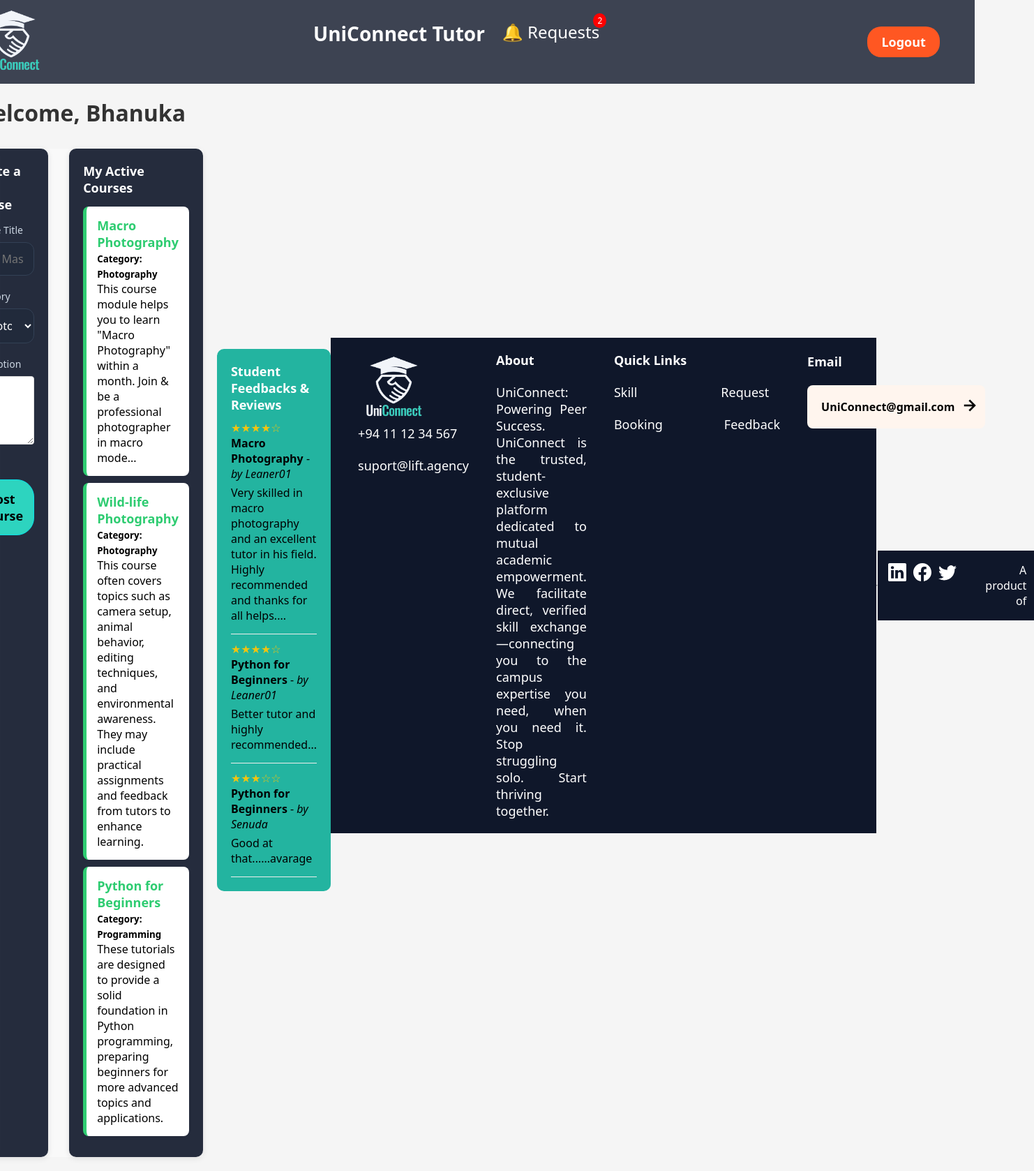
The app's page /tutor_dashboard.php (signed in) with its own data.
### tables this page shows
CREATE TABLE `courses` (
  `course_id` int(11) NOT NULL,
  `tutor_id` int(11) DEFAULT NULL,
  `category_id` int(11) DEFAULT NULL,
  `title` varchar(255) NOT NULL,
  `description` text DEFAULT NULL
);

CREATE TABLE `categories` (
  `category_id` int(11) NOT NULL,
  `category_name` varchar(100) NOT NULL
);

CREATE TABLE `reviews` (
  `review_id` int(11) NOT NULL,
  `course_id` int(11) DEFAULT NULL,
  `learner_id` int(11) DEFAULT NULL,
  `rating` int(11) DEFAULT NULL CHECK (`rating` between 1 and 5),
  `comment` text DEFAULT NULL,
  `created_at` timestamp NOT NULL DEFAULT current_timestamp()
);

CREATE TABLE `users` (
  `user_id` int(11) NOT NULL,
  `username` varchar(50) NOT NULL,
  `email` varchar(100) NOT NULL,
  `password` varchar(255) NOT NULL,
  `role` enum('admin','tutor','learner') NOT NULL,
  `created_at` timestamp NOT NULL DEFAULT current_timestamp(),
  `mobile_number` varchar(12) DEFAULT NULL
);

### tutor_dashboard.php (the view, shortened to what this page needs)
<?php
include 'config/db.php';
$tutor_id = $_SESSION['user_id'];
$categories = mysqli_query($conn, "SELECT * FROM categories");
$my_courses = mysqli_query($conn, "SELECT c.*, cat.category_name FROM courses c
                                   JOIN categories cat ON c.category_id = cat.category_id
                                   WHERE c.tutor_id = $tutor_id");
$notif_query = mysqli_query($conn, "SELECT COUNT(*) as unread FROM requests r
                                    JOIN courses c ON r.course_id = c.course_id
                                    WHERE c.tutor_id = $tutor_id AND r.is_read_tutor = 0");
$notif_data = mysqli_fetch_assoc($notif_query);
$unread_count = $notif_data['unread'];
?>
<!DOCTYPE html>
<html lang="en">
<head>
    <link rel="stylesheet" href="assets/style.css">
</head>
<body>
    <div class="header-containar">
        <nav id="mainNavbar">
            <div class="logo">
                <a href="home.html"><img id="logo-image" src="assest/Logo.png" alt=""></a>
            </div>
            <div class="profession">
                <h2>UniConnect Tutor</h2>
                <div>
                    <a href="tutor_requests.php" class="bell">
                        🔔 Requests <?php if($unread_count > 0) echo "<span class='badge'>$unread_count</span>"; ?>
                    </a>
                </div>
            </div>
            <div class="btn">
                <a href="logout.php">Logout</a>
            </div>
        </nav>
    </div>
    <div class="dashboard-container">
        <h1>Welcome, <?php echo $_SESSION['username']; ?></h1>
        <div class="grid">
            <div class="card">
                <h3>Create a New Course</h3>
                <form method="POST">
                    <div class="form-group">
                        <label>Course Title</label>
                        <input type="text" name="title" placeholder="e.g. Master React in 5 Days" required>
                    </div>
                    <div class="form-group">
                        <label>Category</label>
                        <select name="category_id" required>
                            <?php while($cat = mysqli_fetch_assoc($categories)): ?>
                                <option value="<?php echo $cat['category_id']; ?>"><?php echo $cat['category_name']; ?></option>
                            <?php endwhile; ?>
                        </select>
                    </div>
                    <div class="form-group">
                        <label>Description</label>
                        <textarea name="description" rows="4" required></textarea>
                    </div>
                    <button type="submit" name="add_course">Post Course</button>
                </form>
            </div>
            <div class="card">
                <h3>My Active Courses</h3>
                <?php while($course = mysqli_fetch_assoc($my_courses)): ?>
                    <div class="course-card">
                        <h4><?php echo $course['title']; ?></h4>
                        <small>Category: <?php echo $course['category_name']; ?></small>
                        <p><?php echo $course['description']; ?></p>
                    </div>
                <?php endwhile; ?>
            </div>
        </div>
    </div>
    <div class="card" style="margin-top: 2%; grid-column: span 2; margin-left: auto; margin-right: auto; max-width: 90%; background: rgb(35, 180, 160); padding: 20px; margin-bottom: 50px; border-radius: 10px; margin-top: 10%;">
        <h3>Student Feedbacks & Reviews</h3>
        <?php
        $reviews = mysqli_query($conn, "SELECT r.*, u.username, c.title
                                    FROM reviews r
                                    JOIN users u ON r.learner_id = u.user_id
                                    JOIN courses c ON r.course_id = c.course_id
                                    WHERE c.tutor_id = $tutor_id");
        if(mysqli_num_rows($reviews) > 0):
            while($rev = mysqli_fetch_assoc($reviews)): ?>
                <div style="border-bottom: 1px solid #eee; padding: 10px 0;">
                    <span style="color: #f1c40f;">
                        <?php echo str_repeat("★", $rev['rating']) . str_repeat("☆", 5-$rev['rating']); ?>
                    </span>
                    <strong><?php echo $rev['title']; ?></strong> - <em>by <?php echo $rev['username']; ?></em>
                    <p style="margin: 5px 0;"><?php echo $rev['comment']; ?></p>
                </div>
            <?php endwhile;
        else: ?>
            <p>No reviews yet. Complete some sessions to get feedback!</p>
        <?php endif; ?>
    </div>
    <div class="footer-containar">
        <div class="logo">
            <a href="#"><img id="logo-image" src="assest/Logo.png" alt=""></a><br>
            <a href="" class="contact">+94 11 12 34 567</a><br>
            <a href="" class="contact">suport@lift.agency</a>
        </div>
        <div class="about">
            <h3>About</h3><br>
            <p>UniConnect: Powering Peer Success.
UniConnect is the trusted, student-exclusive platform dedicated to mutual academic empowerment. We facilitate direct, verified skill exchange—connecting you to the campus expertise you need, when you need it. Stop struggling solo. Start thriving together.</p>
        </div>
        <div class="quick-links">
            <h3>Quick Links</h3><br>
            <div class="left">
                <a href="#">Skill</a><br>
                <a href="#">Request</a>
            </div>
            <br>
            <div class="right">
                <a href="#">Booking</a>
                <br>
                <a href="#">Feedback</a>
            </div>
        </div>
        <div class="email">
            <br><h4>Email</h4><br>
            <div class="email_contact">
                <p>UniConnect@gmail.com</p>
                <a href="#"><span style="color: black; font-weight: 600;" class="material-symbols-outlined">
                </span></a>
            </div>
        </div>
    </div>
    <hr>
    <div class="copyright">
        <div class="social-icons">
            <a href="">
            </a>
            <a href="">
            </a>
            <a href="">
            </a>
        </div>
        <div class="product-by">
            <p>A product of </p>
        </div>
    </div>
</body>
</html>

### assest/styles/style.css (style rules this page uses)
* { box-sizing: border-box; font-family: 'Segoe UI', sans-serif; }
body { background-color: #f4f7f6; display: flex; justify-content: center; align-items: center; min-height: 100vh; margin: 0; }
h2 { color: #333; text-align: center; }
.form-group { margin-bottom: 1rem; }
label { display: block; margin-bottom: 0.5rem; color: #666; }
input, select, textarea { width: 100%; padding: 0.75rem; border: 1px solid #ddd; border-radius: 4px; }
button { width: 100%; padding: 0.75rem; background: #2ecc71; border: none; color: white; font-size: 1rem; border-radius: 4px; cursor: pointer; transition: 0.3s; }

### records on screen
courses: title "Macro Photography", category.category_name "Photography", description "This course module helps you to learn \"Macro Photography\" within a month. Join & be a professional photographer in macro mode..."
courses: title "Wild-life Photography", category.category_name "Photography", description "This course often covers topics such as camera setup, animal behavior, editing techniques, and environmental awareness. They may include practical assignments and feedback from tutors to enhance learning."
courses: title "Python for Beginners", category.category_name "Programming", description "These tutorials are designed to provide a solid foundation in Python programming, preparing beginners for more advanced topics and applications."
reviews: rating "★★★★", rating "☆", course.title "Macro Photography", learner.username "Leaner01", comment "Very skilled in macro photography and an excellent tutor in his field. Highly recommended and thanks for all helps...."
reviews: rating "★★★★", rating "☆", course.title "Python for Beginners", learner.username "Leaner01", comment "Better tutor and highly recommended..."
reviews: rating "★★★", rating "☆☆", course.title "Python for Beginners", learner.username "Senuda", comment "Good at that......avarage"

### other values on screen
$unread_count "2"
$_SESSION['username'] "Bhanuka"
form field category_id "Photography"
